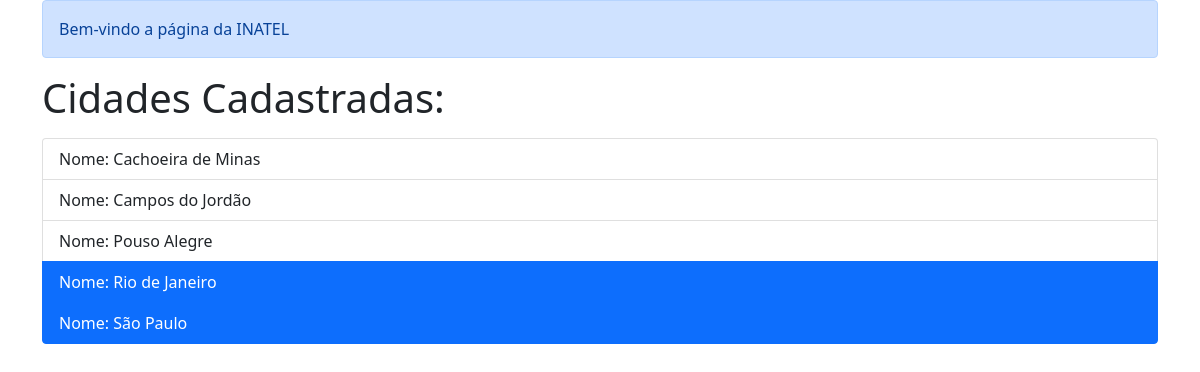
The app's page /, older data.
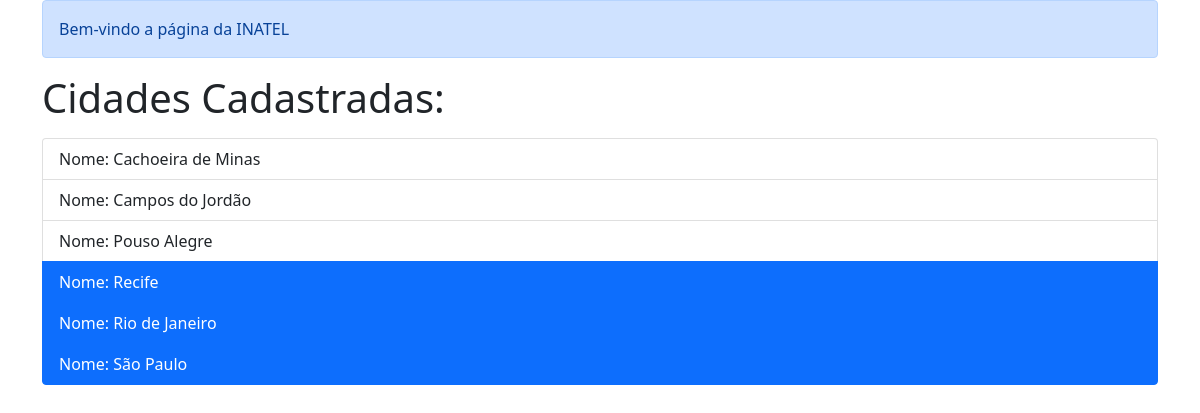
The same page, newer data.
### cadastros/models.py (models this page shows, shortened)
class Cidade(models.Model):
    estado = models.ForeignKey(Estado, on_delete=models.PROTECT, null=True, blank=False)
    nome = models.CharField(max_length=100, unique=True)
    capital = models.BooleanField(default=False)

### cadastros/views.py (the view)
# urls.py: path('', CidadeList.as_view(), name='cidades-list'),
class CidadeList(SidiaBaseListView):
    context_object_name = "cidades"
    queryset = Cidade.objects.order_by('nome')
    template_name = "cadastros/lista_cidades.html"

### cadastros/views.py (called while the page is built)
    def get_context_data(self, **kwargs):
        context = super().get_context_data(**kwargs)
        context['titulo'] = 'INATEL'
        return context

### cadastros/templates/cadastros/lista_cidades.html (shortened to what this page needs)
{% extends 'base.html' %}
{% block conteudo %}
    <h1>Cidades Cadastradas:</h1>
    <ul class="list-group">
        {% for cidade in cidades %}
            <a class="list-group-item list-group-item-action {% if cidade.capital %} active {% endif %}" href="{% url 'cidades-detalhe' cidade.id %}">Nome: {{ cidade.nome }}</a>
        {% endfor %}
    </ul>
{% endblock %}

### templates/base.html (shortened to what this page needs)
<!DOCTYPE html>
<html lang="en">
<head>
    <link href="https://cdn.jsdelivr.net/npm/bootstrap@5.1.3/dist/css/bootstrap.min.css" rel="stylesheet">
</head>
<body>
    <div class="container">
        <div class="alert alert-primary" role="alert"> Bem-vindo a página da {{ titulo }}</div>
        {% block conteudo %}
        {% endblock %}
    </div>
</body>
</html>

Row changes from the older to the newer data that the page shows:
added Cidade: nome "Recife", capital True (drawn)
